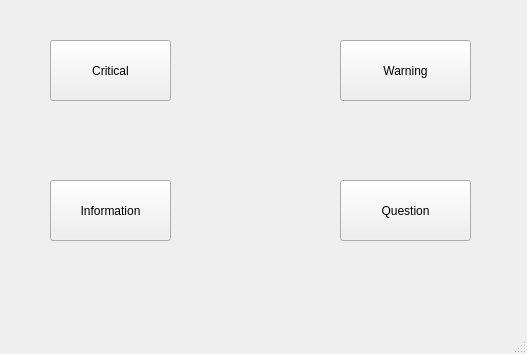
<?xml version="1.0" encoding="UTF-8"?>
<ui version="4.0">
 <class>MainWindow</class>
 <widget class="QMainWindow" name="MainWindow">
  <property name="geometry">
   <rect>
    <x>0</x>
    <y>0</y>
    <width>527</width>
    <height>354</height>
   </rect>
  </property>
  <property name="windowTitle">
   <string>MainWindow</string>
  </property>
  <widget class="QWidget" name="centralwidget">
   <widget class="QPushButton" name="critical">
    <property name="geometry">
     <rect>
      <x>50</x>
      <y>40</y>
      <width>121</width>
      <height>61</height>
     </rect>
    </property>
    <property name="text">
     <string>Critical</string>
    </property>
   </widget>
   <widget class="QPushButton" name="warning">
    <property name="geometry">
     <rect>
      <x>340</x>
      <y>40</y>
      <width>131</width>
      <height>61</height>
     </rect>
    </property>
    <property name="text">
     <string>Warning</string>
    </property>
   </widget>
   <widget class="QPushButton" name="information">
    <property name="geometry">
     <rect>
      <x>50</x>
      <y>180</y>
      <width>121</width>
      <height>61</height>
     </rect>
    </property>
    <property name="text">
     <string>Information</string>
    </property>
   </widget>
   <widget class="QPushButton" name="question">
    <property name="geometry">
     <rect>
      <x>340</x>
      <y>180</y>
      <width>131</width>
      <height>61</height>
     </rect>
    </property>
    <property name="text">
     <string>Question</string>
    </property>
   </widget>
  </widget>
  <widget class="QMenuBar" name="menubar">
   <property name="geometry">
    <rect>
     <x>0</x>
     <y>0</y>
     <width>527</width>
     <height>21</height>
    </rect>
   </property>
  </widget>
  <widget class="QStatusBar" name="statusbar"/>
 </widget>
 <resources/>
 <connections/>
</ui>
